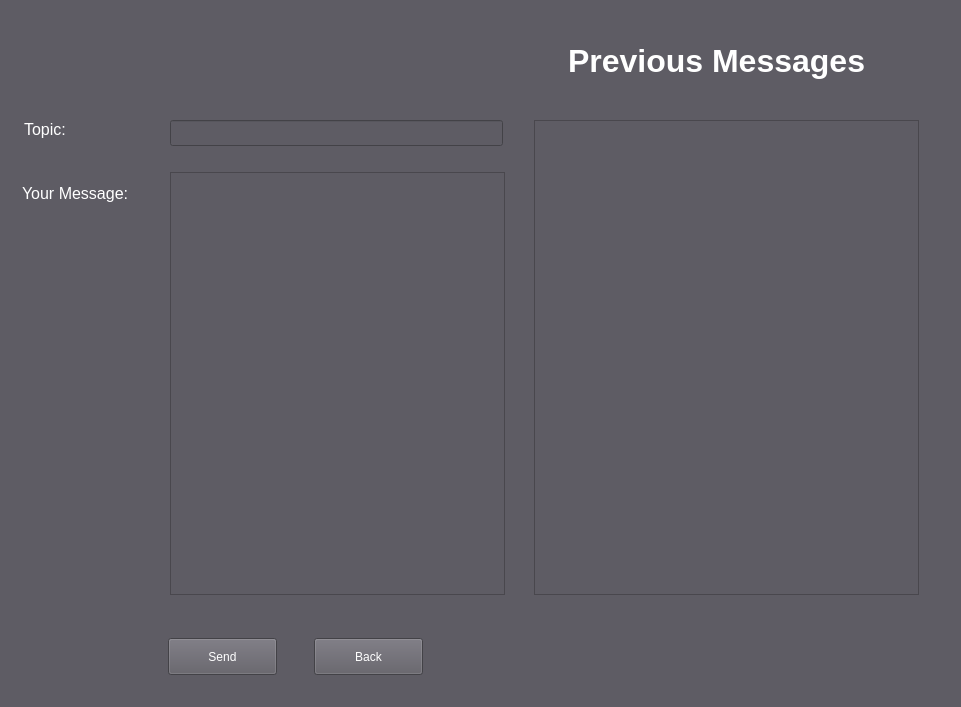
<?xml version="1.0" encoding="UTF-8"?>
<ui version="4.0">
 <class>ContactWindow</class>
 <widget class="QMainWindow" name="ContactWindow">
  <property name="geometry">
   <rect>
    <x>0</x>
    <y>0</y>
    <width>961</width>
    <height>707</height>
   </rect>
  </property>
  <property name="windowTitle">
   <string>ContactWindow</string>
  </property>
  <property name="styleSheet">
   <string notr="true">background-color: rgb(94, 92, 100);</string>
  </property>
  <widget class="QWidget" name="centralwidget">
   <widget class="QPushButton" name="pushButton_Back">
    <property name="geometry">
     <rect>
      <x>314</x>
      <y>638</y>
      <width>109</width>
      <height>37</height>
     </rect>
    </property>
    <property name="styleSheet">
     <string notr="true">border-color: rgb(255, 255, 255);
color: rgb(255, 255, 255);
background-color: rgb(94, 92, 100);</string>
    </property>
    <property name="text">
     <string>Back</string>
    </property>
   </widget>
   <widget class="QLabel" name="label">
    <property name="geometry">
     <rect>
      <x>2</x>
      <y>-14</y>
      <width>305</width>
      <height>143</height>
     </rect>
    </property>
    <property name="text">
     <string/>
    </property>
    <property name="pixmap">
     <pixmap resource="resources.qrc">:/ChatGPT Image Dec 8, 2025, 09_58_43 PM.png</pixmap>
    </property>
    <property name="scaledContents">
     <bool>true</bool>
    </property>
   </widget>
   <widget class="QTableView" name="tableView">
    <property name="geometry">
     <rect>
      <x>534</x>
      <y>120</y>
      <width>385</width>
      <height>475</height>
     </rect>
    </property>
    <property name="styleSheet">
     <string notr="true"/>
    </property>
   </widget>
   <widget class="QPushButton" name="pushButton_Send">
    <property name="geometry">
     <rect>
      <x>168</x>
      <y>638</y>
      <width>109</width>
      <height>37</height>
     </rect>
    </property>
    <property name="styleSheet">
     <string notr="true">border-color: rgb(255, 255, 255);
color: rgb(255, 255, 255);
background-color: rgb(94, 92, 100);</string>
    </property>
    <property name="text">
     <string>Send</string>
    </property>
   </widget>
   <widget class="QLabel" name="label_5">
    <property name="geometry">
     <rect>
      <x>568</x>
      <y>40</y>
      <width>309</width>
      <height>43</height>
     </rect>
    </property>
    <property name="styleSheet">
     <string notr="true">color: rgb(255, 255, 255);</string>
    </property>
    <property name="text">
     <string>&lt;html&gt;&lt;head/&gt;&lt;body&gt;&lt;p&gt;&lt;span style=&quot; font-size:24pt; font-weight:600;&quot;&gt;Previous Messages&lt;/span&gt;&lt;/p&gt;&lt;/body&gt;&lt;/html&gt;</string>
    </property>
    <property name="scaledContents">
     <bool>false</bool>
    </property>
    <property name="wordWrap">
     <bool>false</bool>
    </property>
   </widget>
   <widget class="QLabel" name="label_6">
    <property name="geometry">
     <rect>
      <x>24</x>
      <y>110</y>
      <width>77</width>
      <height>39</height>
     </rect>
    </property>
    <property name="styleSheet">
     <string notr="true">color: rgb(255, 255, 255);</string>
    </property>
    <property name="text">
     <string>&lt;html&gt;&lt;head/&gt;&lt;body&gt;&lt;p&gt;&lt;span style=&quot; font-size:12pt;&quot;&gt;Topic:&lt;/span&gt;&lt;/p&gt;&lt;/body&gt;&lt;/html&gt;</string>
    </property>
    <property name="scaledContents">
     <bool>false</bool>
    </property>
    <property name="wordWrap">
     <bool>false</bool>
    </property>
   </widget>
   <widget class="QLineEdit" name="lineEdit_Topic">
    <property name="geometry">
     <rect>
      <x>170</x>
      <y>120</y>
      <width>333</width>
      <height>26</height>
     </rect>
    </property>
    <property name="styleSheet">
     <string notr="true">color: rgb(255, 255, 255);</string>
    </property>
    <property name="echoMode">
     <enum>QLineEdit::Normal</enum>
    </property>
   </widget>
   <widget class="QLabel" name="label_7">
    <property name="geometry">
     <rect>
      <x>22</x>
      <y>174</y>
      <width>119</width>
      <height>39</height>
     </rect>
    </property>
    <property name="styleSheet">
     <string notr="true">color: rgb(255, 255, 255);</string>
    </property>
    <property name="text">
     <string>&lt;html&gt;&lt;head/&gt;&lt;body&gt;&lt;p&gt;&lt;span style=&quot; font-size:12pt;&quot;&gt;Your Message:&lt;/span&gt;&lt;/p&gt;&lt;/body&gt;&lt;/html&gt;</string>
    </property>
    <property name="scaledContents">
     <bool>false</bool>
    </property>
    <property name="wordWrap">
     <bool>false</bool>
    </property>
   </widget>
   <widget class="QPlainTextEdit" name="plainTextEdit_Message">
    <property name="geometry">
     <rect>
      <x>170</x>
      <y>172</y>
      <width>335</width>
      <height>423</height>
     </rect>
    </property>
    <property name="styleSheet">
     <string notr="true">color: rgb(255, 255, 255);</string>
    </property>
   </widget>
  </widget>
  <widget class="QStatusBar" name="statusbar"/>
 </widget>
 <resources>
  <include location="resources.qrc"/>
 </resources>
 <connections/>
</ui>
